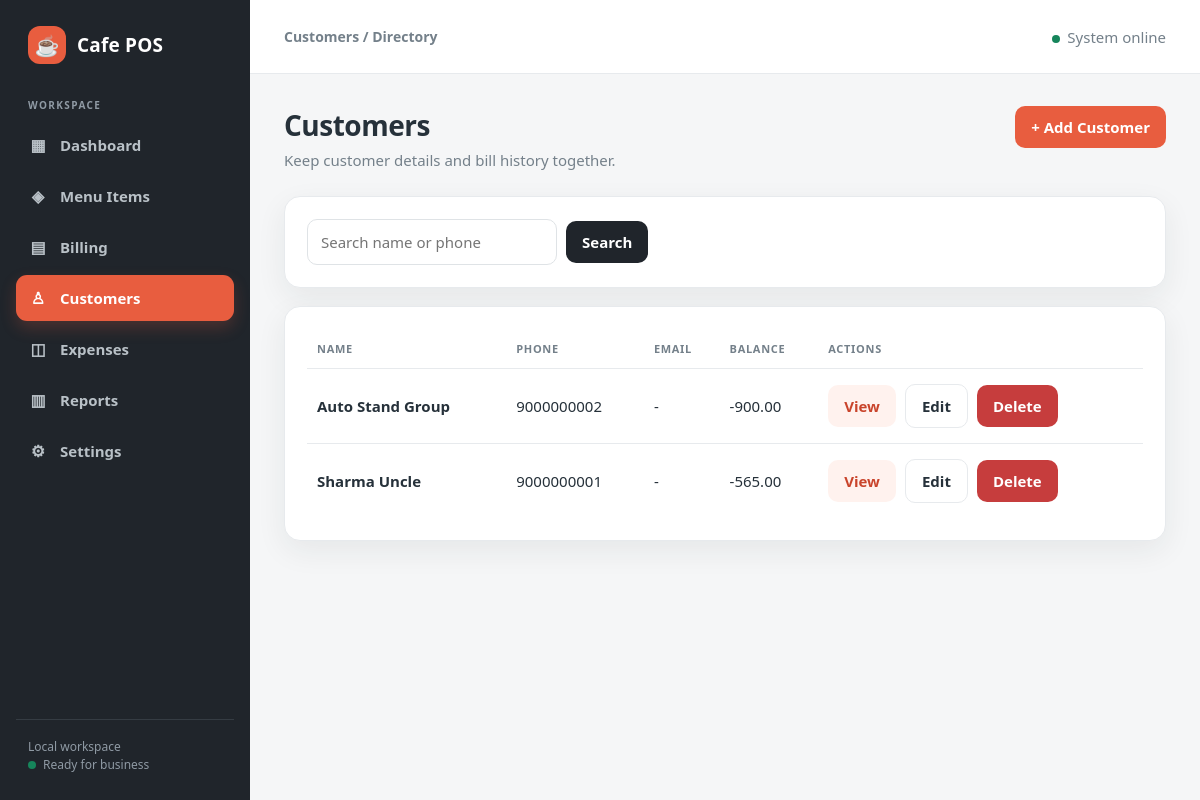
The app's page /customers/ with its own data.
### pos/models.py (models this page shows, shortened)
class Customer(models.Model):
    name = models.CharField(max_length=120)
    phone = models.CharField(max_length=20, blank=True)
    email = models.EmailField(blank=True)
    address = models.TextField(blank=True)
    notes = models.TextField(blank=True)
    opening_balance = models.DecimalField(max_digits=10, decimal_places=2, default=0)
    class Meta:
        ordering = ["name"]
    @property
    def balance(self):
        credits = self.khata_transactions.filter(kind="CREDIT").aggregate(
            total=models.Sum("amount")
        )["total"] or Decimal("0")
        payments = self.khata_transactions.filter(kind="PAYMENT").aggregate(
            total=models.Sum("amount")
        )["total"] or Decimal("0")
        return Decimal(self.opening_balance) + credits - payments

### pos/views.py (the view)
# urls.py: path("customers/", views.customers, name="customers"),
def customers(request):
    query = request.GET.get("q", "").strip()
    customer_list = Customer.objects.all()
    if query:
        customer_list = customer_list.filter(Q(name__icontains=query) | Q(phone__icontains=query))
    return render(request, "pos/customers.html", {"customers": customer_list, "query": query})

### templates/pos/customers.html (shortened to what this page needs)
{% extends "base.html" %}
{% block eyebrow %}Customers / Directory{% endblock %}
{% block content %}
<div class="page-head"><div><h1>Customers</h1><p>Keep customer details and bill history together.</p></div><a class="btn btn-primary" href="{% url 'customer_create' %}">+ Add Customer</a></div>
<div class="card"><form method="get" class="actions"><input type="search" name="q" value="{{ query }}" placeholder="Search name or phone" aria-label="Search customers"><button type="submit">Search</button>{% if query %}<a class="btn btn-outline" href="{% url 'customers' %}">Clear</a>{% endif %}</form></div>
<div class="card"><div class="table-wrap"><table class="data-table"><thead><tr><th>Name</th><th>Phone</th><th>Email</th><th>Balance</th><th>Actions</th></tr></thead><tbody>{% for customer in customers %}<tr><td><b>{{ customer.name }}</b></td><td>{{ customer.phone|default:"-" }}</td><td>{{ customer.email|default:"-" }}</td><td>{{ customer.balance|floatformat:2 }}</td><td><div class="actions"><a class="btn btn-soft" href="{% url 'customer_detail' customer.id %}">View</a><a class="btn btn-outline" href="{% url 'customer_edit' customer.id %}">Edit</a><form method="post" action="{% url 'customer_delete' customer.id %}" onsubmit="return confirm('Delete this customer?');">{% csrf_token %}<button class="btn-danger" type="submit">Delete</button></form></div></td></tr>{% empty %}<tr><td colspan="5" class="muted" style="text-align:center;padding:30px">No customers found.</td></tr>{% endfor %}</tbody></table></div></div>
{% endblock %}

### templates/base.html (style rules this page uses)
:root { --coral:#e85d3f;--coral-dark:#c9442b;--charcoal:#20252b;--ink:#26313a;--muted:#74808a;--surface:#fff;--bg:#f5f6f7;--line:#e7eaed;--success:#16855b;--danger:#c63d3d;--shadow:0 10px 30px rgba(32,37,43,.07);--radius:16px }
* { box-sizing:border-box }
html { background:var(--bg) }
body { margin:0;font-family:"DM Sans","Segoe UI",sans-serif;background:var(--bg);color:var(--ink);font-size:15px }
a { color:inherit;text-decoration:none }
.page-head { display:flex;justify-content:space-between;align-items:flex-start;gap:18px;margin-bottom:26px }
.page-head h1 { font-size:28px;margin:0 0 6px;letter-spacing:-.5px }
.page-head p { margin:0;color:var(--muted) }
.card { background:var(--surface);border:1px solid var(--line);border-radius:var(--radius);padding:22px;box-shadow:var(--shadow);margin-bottom:18px }
.btn,button { border:0;border-radius:10px;padding:11px 16px;cursor:pointer;background:var(--charcoal);color:#fff;font:inherit;font-weight:700;display:inline-flex;align-items:center;justify-content:center;gap:8px;transition:.18s ease }
.btn-primary { background:var(--coral) }
.btn-soft { background:#fff2ee;color:var(--coral-dark) }
.btn-danger,.danger { background:var(--danger) }
.btn-outline { background:#fff;color:var(--ink);border:1px solid var(--line) }
.actions { display:flex;gap:9px;flex-wrap:wrap;align-items:center }
input,select,textarea { width:100%;padding:12px 13px;border:1px solid #dfe3e6;border-radius:10px;background:#fff;color:var(--ink);font:inherit;outline:none }
.actions input,.actions select { width:auto;min-width:180px }
.table-wrap { overflow-x:auto }
.data-table { width:100%;border-collapse:collapse;min-width:720px }
.data-table th { padding:12px 10px;text-align:left;color:var(--muted);font-size:11px;text-transform:uppercase;letter-spacing:.7px;border-bottom:1px solid var(--line) }
.data-table td { padding:15px 10px;border-bottom:1px solid var(--line);vertical-align:middle }
.data-table tr:last-child td { border-bottom:0 }

### records on screen
Customer: name "Auto Stand Group", phone "9000000002", email "-", balance "-900.00"
Customer: name "Sharma Uncle", phone "9000000001", email "-", balance "-565.00"
